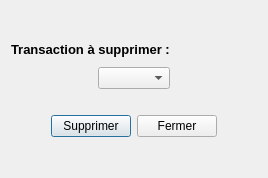
<?xml version="1.0" encoding="UTF-8"?>
<ui version="4.0">
 <class>SuppressionTransactionDialog</class>
 <widget class="QDialog" name="SuppressionTransactionDialog">
  <property name="geometry">
   <rect>
    <x>0</x>
    <y>0</y>
    <width>268</width>
    <height>178</height>
   </rect>
  </property>
  <property name="windowTitle">
   <string>Suppression d'une transaction</string>
  </property>
  <layout class="QVBoxLayout" name="layoutSuppressionTransaction">
   <item>
    <spacer name="verticalSpacer_2">
     <property name="orientation">
      <enum>Qt::Vertical</enum>
     </property>
     <property name="sizeType">
      <enum>QSizePolicy::MinimumExpanding</enum>
     </property>
     <property name="sizeHint" stdset="0">
      <size>
       <width>20</width>
       <height>20</height>
      </size>
     </property>
    </spacer>
   </item>
   <item>
    <layout class="QVBoxLayout" name="layoutChoixTransaction">
     <property name="spacing">
      <number>10</number>
     </property>
     <item>
      <widget class="QLabel" name="labelChoixTransaction">
       <property name="sizePolicy">
        <sizepolicy hsizetype="Fixed" vsizetype="Fixed">
         <horstretch>0</horstretch>
         <verstretch>0</verstretch>
        </sizepolicy>
       </property>
       <property name="text">
        <string>&lt;html&gt;&lt;head/&gt;&lt;body&gt;&lt;p&gt;&lt;span style=&quot; font-size:10pt; font-weight:600;&quot;&gt;Transaction à supprimer :&lt;/span&gt;&lt;/p&gt;&lt;/body&gt;&lt;/html&gt;</string>
       </property>
      </widget>
     </item>
     <item>
      <layout class="QHBoxLayout" name="layoutCentrageChoixTransaction">
       <property name="topMargin">
        <number>0</number>
       </property>
       <item>
        <widget class="QComboBox" name="choixTransaction">
         <property name="sizePolicy">
          <sizepolicy hsizetype="Fixed" vsizetype="Fixed">
           <horstretch>0</horstretch>
           <verstretch>0</verstretch>
          </sizepolicy>
         </property>
         <property name="sizeAdjustPolicy">
          <enum>QComboBox::AdjustToContents</enum>
         </property>
        </widget>
       </item>
      </layout>
     </item>
    </layout>
   </item>
   <item>
    <spacer name="verticalSpacer_3">
     <property name="orientation">
      <enum>Qt::Vertical</enum>
     </property>
     <property name="sizeType">
      <enum>QSizePolicy::Fixed</enum>
     </property>
     <property name="sizeHint" stdset="0">
      <size>
       <width>20</width>
       <height>20</height>
      </size>
     </property>
    </spacer>
   </item>
   <item>
    <layout class="QHBoxLayout" name="layoutBoutons">
     <property name="bottomMargin">
      <number>0</number>
     </property>
     <item>
      <spacer name="horizontalSpacer">
       <property name="orientation">
        <enum>Qt::Horizontal</enum>
       </property>
       <property name="sizeHint" stdset="0">
        <size>
         <width>40</width>
         <height>20</height>
        </size>
       </property>
      </spacer>
     </item>
     <item>
      <widget class="QPushButton" name="boutonSupprimer">
       <property name="text">
        <string>Supprimer</string>
       </property>
      </widget>
     </item>
     <item>
      <widget class="QPushButton" name="boutonFermer">
       <property name="text">
        <string>Fermer</string>
       </property>
      </widget>
     </item>
     <item>
      <spacer name="horizontalSpacer_2">
       <property name="orientation">
        <enum>Qt::Horizontal</enum>
       </property>
       <property name="sizeHint" stdset="0">
        <size>
         <width>40</width>
         <height>20</height>
        </size>
       </property>
      </spacer>
     </item>
    </layout>
   </item>
   <item>
    <spacer name="verticalSpacer">
     <property name="orientation">
      <enum>Qt::Vertical</enum>
     </property>
     <property name="sizeType">
      <enum>QSizePolicy::MinimumExpanding</enum>
     </property>
     <property name="sizeHint" stdset="0">
      <size>
       <width>20</width>
       <height>20</height>
      </size>
     </property>
    </spacer>
   </item>
  </layout>
 </widget>
 <resources/>
 <connections/>
</ui>
